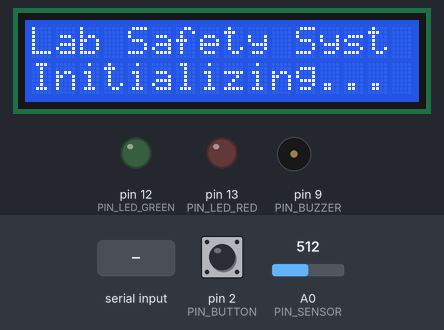
This sketch was run on a simulated Arduino Uno, built with avr-gcc and run on an emulated ATmega328P. Shown: 16×2 character LCD, output pins drawn as LEDs (lit = HIGH), buzzer (waves = sounding). The test bench sets the inputs (shaded band); at power-on: A0 (PIN_SENSOR) = 512, pin 2 (PIN_BUTTON) HIGH. What the sketch prints to the serial monitor is not drawn.

Above: at 0.2 s.
At 2.6 s:
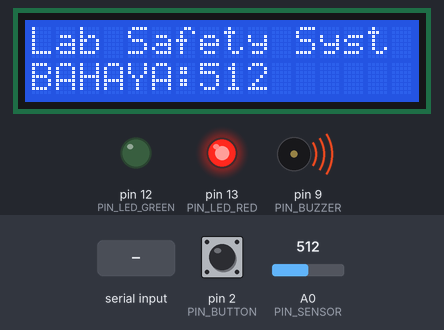
2.7 s: A0 (PIN_SENSOR) set to 108
Timing chart, 0 to 2.8 s (numbered marks = the images above; inputs shaded):
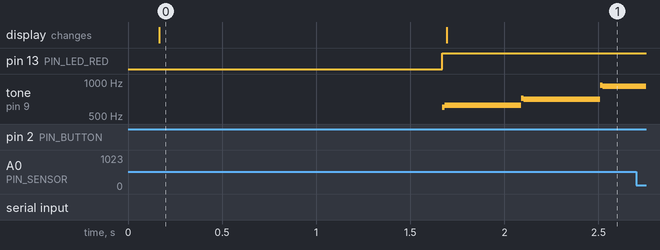

Measured:
- by itself, tone on pin 9 (PIN_BUZZER): plays 600 Hz for 0.01 s, 620 Hz for 0.41 s, 720 Hz for 0.01 s, 700 Hz for 0.41 s, 940 Hz for 0.01 s, 920 Hz for 0.18 s
- what the display in image 0 shows lasts 1.5 s, from 0.2 s to 1.7 s

The sketch:

R4V2.ino
```cpp
/*
 * ============================================================
 *  Lab Safety System — FreeRTOS Edition
 *  Board  : Arduino UNO R4 Minima
 *  RTOS   : FreeRTOS Built-in
 * ============================================================
 */

#include <Arduino_FreeRTOS.h>
#include <Wire.h>
#include <LiquidCrystal_I2C.h>

// ============================================================
// PIN CONFIGURATION
// ============================================================
#define PIN_SENSOR      A0
#define PIN_BUZZER      9
#define PIN_LED_RED     13
#define PIN_LED_GREEN   12
#define PIN_BUTTON      2

// ============================================================
// LCD CONFIGURATION
// ============================================================
LiquidCrystal_I2C lcd(0x27, 16, 2);

// ============================================================
// GLOBAL SHARED VARIABLES
// ============================================================
volatile int  thresholdValue = 100;
volatile int  sensorValue    = 0;

volatile bool systemLocked   = false;
volatile bool alarmMuted     = false;

// ============================================================
// SEMAPHORE HANDLE
// ============================================================
SemaphoreHandle_t muteSemaphore;

// ============================================================
// CRITICAL SECTION MACRO
// ============================================================
#define ENTER_CRITICAL() taskENTER_CRITICAL()
#define EXIT_CRITICAL()  taskEXIT_CRITICAL()

// ============================================================
// INTERRUPT SERVICE ROUTINE
// ============================================================
void ISR_MuteButton() {

  alarmMuted = true;

  BaseType_t higherPriorityTaskWoken = pdFALSE;

  xSemaphoreGiveFromISR(
    muteSemaphore,
    &higherPriorityTaskWoken
  );

  portYIELD_FROM_ISR(higherPriorityTaskWoken);
}

// ============================================================
// TASK 1 — SENSOR READING
// ============================================================
void vTaskSensor(void *pvParameters) {

  (void) pvParameters;

  while (1) {

    int adc = analogRead(PIN_SENSOR);

    ENTER_CRITICAL();
    sensorValue = adc;
    EXIT_CRITICAL();

    vTaskDelay(pdMS_TO_TICKS(200));
  }
}

// ============================================================
// TASK 2 — ALARM CONTROL
// ============================================================
void vTaskAlarm(void *pvParameters) {

  (void) pvParameters;

  while (1) {

    ENTER_CRITICAL();

    int  adc    = sensorValue;
    int  limit  = thresholdValue;
    bool locked = systemLocked;
    bool muted  = alarmMuted;

    EXIT_CRITICAL();

    // ========================================================
    // SYSTEM LOCKED
    // ========================================================
    if (locked) {

      noTone(PIN_BUZZER);

      digitalWrite(PIN_LED_RED, LOW);
      digitalWrite(PIN_LED_GREEN, LOW);

      vTaskDelay(pdMS_TO_TICKS(200));
      continue;
    }

    // ========================================================
    // DANGER CONDITION
    // ========================================================
    if (adc > limit) {

      digitalWrite(PIN_LED_RED, HIGH);
      digitalWrite(PIN_LED_GREEN, LOW);

      if (!muted) {

        // Sweep up
        for (int freq = 600; freq <= 1200; freq += 20) {

          if (alarmMuted || systemLocked) {
            break;
          }

          tone(PIN_BUZZER, freq);

          vTaskDelay(pdMS_TO_TICKS(8));
        }

        // Sweep down
        for (int freq = 1200; freq >= 600; freq -= 20) {

          if (alarmMuted || systemLocked) {
            break;
          }

          tone(PIN_BUZZER, freq);

          vTaskDelay(pdMS_TO_TICKS(8));
        }

      } else {

        noTone(PIN_BUZZER);

        vTaskDelay(pdMS_TO_TICKS(300));
      }

    }

    // ========================================================
    // SAFE CONDITION
    // ========================================================
    else {

      noTone(PIN_BUZZER);

      digitalWrite(PIN_LED_RED, LOW);
      digitalWrite(PIN_LED_GREEN, HIGH);

      ENTER_CRITICAL();
      alarmMuted = false;
      EXIT_CRITICAL();

      vTaskDelay(pdMS_TO_TICKS(300));
    }
  }
}

// ============================================================
// TASK 3 — LCD DISPLAY
// ============================================================
void vTaskLCD(void *pvParameters) {

  (void) pvParameters;

  while (1) {

    ENTER_CRITICAL();

    int  adc    = sensorValue;
    int  limit  = thresholdValue;
    bool locked = systemLocked;
    bool muted  = alarmMuted;

    EXIT_CRITICAL();

    lcd.setCursor(0, 0);
    lcd.print("Lab Safety Syst");

    lcd.setCursor(0, 1);

    if (locked) {

      lcd.print("System LOCKED ");

    } else if (adc > limit && muted) {

      lcd.print("Muted Val:");
      lcd.print(adc);
      lcd.print("   ");

    } else if (adc > limit) {

      lcd.print("BAHAYA:");
      lcd.print(adc);
      lcd.print("      ");

    } else {

      lcd.print("AMAN:");
      lcd.print(adc);
      lcd.print("        ");
    }

    vTaskDelay(pdMS_TO_TICKS(400));
  }
}

// ============================================================
// TASK 4 — SERIAL MONITOR
// COMMAND:
//   on
//   lock
//   set [0-1023]
// ============================================================
void vTaskSerial(void *pvParameters) {

  (void) pvParameters;

  while (1) {

    // ========================================================
    // READ SERIAL COMMAND
    // ========================================================
    if (Serial.available()) {

      String cmd = Serial.readStringUntil('\n');

      cmd.trim();
      cmd.toLowerCase();

      // ------------------------------------------------------
      // LOCK SYSTEM
      // ------------------------------------------------------
      if (cmd == "lock") {

        ENTER_CRITICAL();
        systemLocked = true;
        EXIT_CRITICAL();

        noTone(PIN_BUZZER);

        Serial.println("[UART] Sistem dikunci");

      }

      // ------------------------------------------------------
      // TURN SYSTEM ON
      // ------------------------------------------------------
      else if (cmd == "on") {

        ENTER_CRITICAL();

        systemLocked = false;
        alarmMuted   = false;

        EXIT_CRITICAL();

        Serial.println("[UART] Sistem aktif");
      }

      // ------------------------------------------------------
      // SET THRESHOLD
      // ------------------------------------------------------
      else if (cmd.startsWith("set ")) {

        int value = cmd.substring(4).toInt();

        if (value >= 0 && value <= 1023) {

          ENTER_CRITICAL();
          thresholdValue = value;
          EXIT_CRITICAL();

          Serial.print("[SET] Threshold = ");
          Serial.println(value);

        } else {

          Serial.println("[ERROR] Range 0-1023");
        }
      }

      // ------------------------------------------------------
      // UNKNOWN COMMAND
      // ------------------------------------------------------
      else {

        Serial.print("[ERROR] Unknown command: ");
        Serial.println(cmd);
      }
    }

    // ========================================================
    // ADC LOGGING
    // ========================================================
    ENTER_CRITICAL();
    int adc = sensorValue;
    EXIT_CRITICAL();

    Serial.print("[ADC] ");
    Serial.println(adc);

    vTaskDelay(pdMS_TO_TICKS(500));
  }
}

// ============================================================
// SETUP
// ============================================================
void setup() {

  // ==========================================================
  // SERIAL
  // ==========================================================
  Serial.begin(9600);

  Serial.println("================================");
  Serial.println(" Lab Safety System - FreeRTOS ");
  Serial.println("================================");

  Serial.println("Command:");
  Serial.println("on");
  Serial.println("lock");
  Serial.println("set [0-1023]");

  // ==========================================================
  // PIN MODE
  // ==========================================================
  pinMode(PIN_LED_RED, OUTPUT);
  pinMode(PIN_LED_GREEN, OUTPUT);
  pinMode(PIN_BUZZER, OUTPUT);

  pinMode(PIN_BUTTON, INPUT_PULLUP);

  // ==========================================================
  // INTERRUPT
  // ==========================================================
  attachInterrupt(
    digitalPinToInterrupt(PIN_BUTTON),
    ISR_MuteButton,
    FALLING
  );

  // ==========================================================
  // LCD INIT
  // ==========================================================
  lcd.init();
  lcd.backlight();

  lcd.setCursor(0, 0);
  lcd.print("Lab Safety Syst");

  lcd.setCursor(0, 1);
  lcd.print("Initializing...");

  delay(1500);

  lcd.clear();

  // ==========================================================
  // CREATE SEMAPHORE
  // ==========================================================
  muteSemaphore = xSemaphoreCreateBinary();

  if (muteSemaphore == NULL) {

    Serial.println("[ERROR] Semaphore gagal dibuat");

    while (1);
  }

  // ==========================================================
  // CREATE TASKS
  // ==========================================================
  xTaskCreate(
    vTaskSensor,
    "Sensor",
    128,
    NULL,
    2,
    NULL
  );

  xTaskCreate(
    vTaskAlarm,
    "Alarm",
    256,
    NULL,
    3,
    NULL
  );

  xTaskCreate(
    vTaskLCD,
    "LCD",
    192,
    NULL,
    1,
    NULL
  );

  xTaskCreate(
    vTaskSerial,
    "Serial",
    256,
    NULL,
    2,
    NULL
  );

  // ==========================================================
  // START SCHEDULER
  // ==========================================================
  vTaskStartScheduler();

  // ==========================================================
  // ERROR IF FAILED
  // ==========================================================
  Serial.println("[ERROR] Scheduler gagal");

  while (1);
}

// ============================================================
// LOOP NOT USED
// ============================================================
void loop() {
}
```
